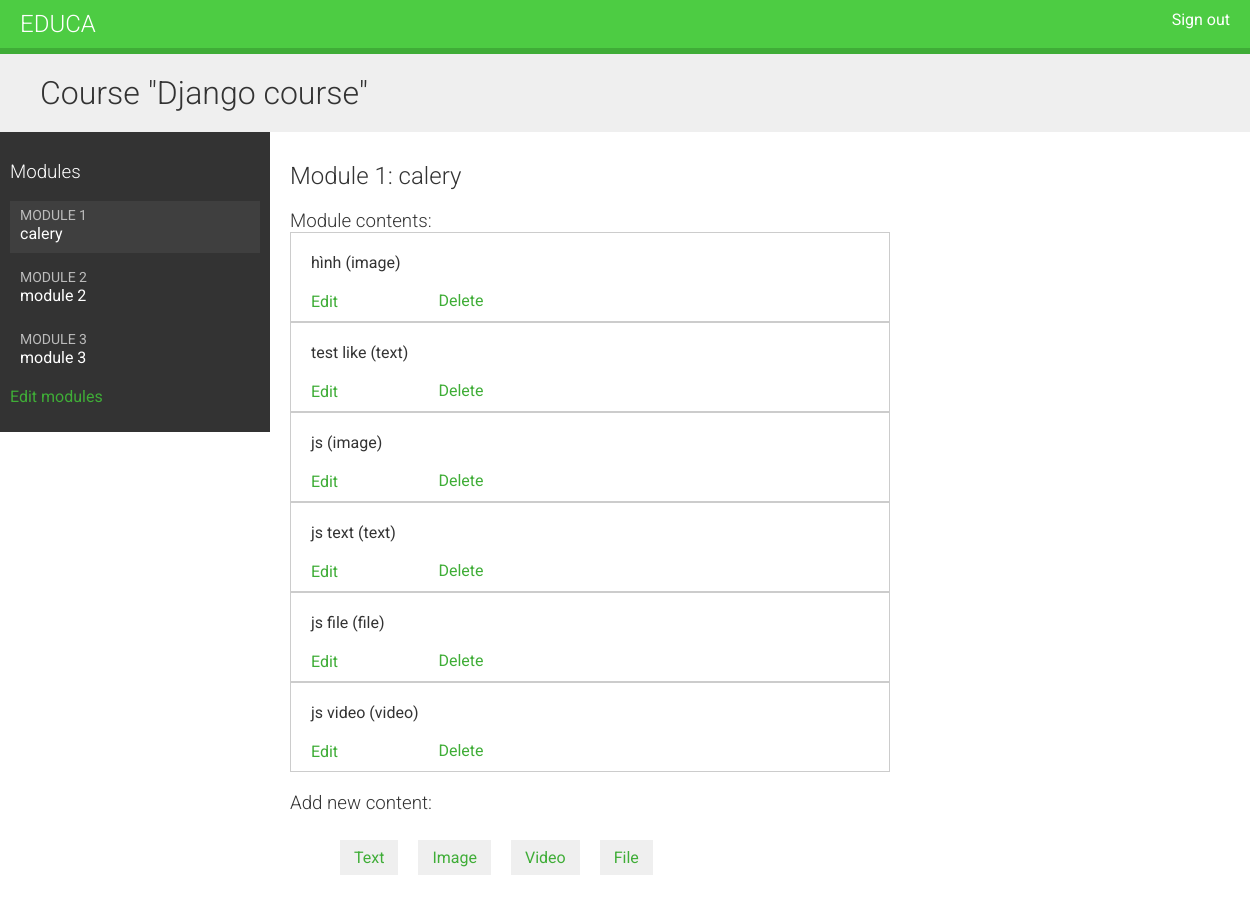
The app's page /course/module/7/ (signed in) with its own data.
### courses/models.py (models this page shows, shortened)
class Course(models.Model):
    owner = models.ForeignKey(User, related_name='courses_created',
                              on_delete=models.CASCADE)
    subject = models.ForeignKey(Subject, related_name='courses',
                                on_delete=models.CASCADE)
    title = models.CharField(max_length=200)
    slug = models.SlugField(max_length=200, unique=True)
    overview = models.TextField()
    created = models.DateTimeField(auto_now_add=True)
    students = models.ManyToManyField(User, related_name='courses_joined',
                                      blank=True)
    class Meta:
        ordering = ['-created']

class Module(models.Model):
    course = models.ForeignKey(Course, related_name='modules',
                               on_delete=models.CASCADE)
    title = models.CharField(max_length=200)
    description = models.TextField(blank=True)
    order = OrderFiled(blank=True, for_fields=['course'])
    class Meta:
        ordering = ['order']

class Content(models.Model):
    module = models.ForeignKey(Module, related_name='contents',
                               on_delete=models.CASCADE)
    content_type = models.ForeignKey(ContentType, on_delete=models.CASCADE,
                                     limit_choices_to={'model__in': ('text',
                                     'video', 'image', 'file')})
    object_id = models.PositiveIntegerField()
    item = GenericForeignKey('content_type', 'object_id')
    order = OrderFiled(blank=True, for_fields=['module'])
    class Meta:
        ordering = ['order']

class ItamBase(models.Model):
    owner = models.ForeignKey(User, related_name='%(class)s_related',
                              on_delete=models.CASCADE)
    title = models.CharField(max_length=200)
    created = models.DateTimeField(auto_now_add=True)
    updated = models.DateTimeField(auto_now=True)
    class Meta:
        abstract = True
    def __str__(self):
        return self.title

class Image(ItamBase):
    file = models.ImageField(upload_to='images')

class Text(ItamBase):
    content = models.TextField()

class File(ItamBase):
    file = models.FileField(upload_to='files')

class Video(ItamBase):
    url = models.URLField()

### courses/views.py (the view)
# urls.py: path('module/<int:module_id>/', views.ModuleContentListViews.as_view(),
class ModuleContentListViews(TemplateResponseMixin, View):
    template_name = 'courses/manage/module/content_list.html'
    def get(self, request, module_id):
        module = get_object_or_404(Module, id=module_id,
                                   course__owner=request.user)
        return self.render_to_response({'module': module})

### courses/templatetags/course.py (called while the page is built)
@register.filter
def model_name(obj):
    try:
        return obj._meta.model_name
    except AttributeError:
        return None

### templates/courses/manage/module/content_list.html (shortened to what this page needs)
{% extends "base.html" %}
{% load course %}
{% block content %}
  {% with course=module.course %}
    <h1>Course "{{ course.title }}"</h1>
    <div class="contents">
      <h3>Modules</h3>
      <ul id="modules">
        {% for m in course.modules.all %}
          <li data-id="{{ m.id }}" {% if m == module %}
           class="selected"{% endif %}>
            <a href="{% url 'module_content_list' m.id %}">
              <span>
                Module <span class="order">{{ m.order|add:1 }}</span>
              </span>
              <br>
              {{ m.title }}
            </a>
          </li>
        {% empty %}
          <li>No modules yet.</li>
        {% endfor %}
      </ul>
      <p> <a href="{% url 'course_module_update' course.id %}">Edit modules</a></p>
    </div>
    <div class="module">
      <h2>Module {{ module.order|add:1 }}: {{ module.title }}</h2>
      <h3>Module contents:</h3>
      <div id="module-contents">
        {% for content in module.contents.all %}
          <div data-id="{{ content.id }}">
            {% with item=content.item %}
              <p>{{ item }} ({{ item|model_name }})</p>
              <a href="{% url 'module_content_update' module.id item|model_name item.id %}">
                Edit
              </a>
              <form action="{% url 'module_content_delete' content.id %}" method="post">
                <input type="submit" value="Delete">
              </form>
            {% endwith %}
          </div>
        {% empty %}
          <p>This module has no contents yet.</p>
        {% endfor %}
      </div>
      <h3>Add new content:</h3>
      <ul class="content-types">
        <li><a href="{% url 'module_content_create' module.id 'text' %}">
        Text</a></li>
        <li><a href="{% url 'module_content_create' module.id 'image' %}">
        Image</a></li>
        <li><a href="{% url 'module_content_create' module.id 'video' %}">
        Video</a></li>
        <li><a href="{% url 'module_content_create' module.id 'file' %}">
        File</a></li>
      </ul>
    </div>
  {% endwith %}
{% endblock %}

### static/css/base.css (style rules this page uses)
body { margin:0; font-family:'Roboto', sans-serif; font-weight:400; color:#333; }
a { color:#3fad37; text-decoration:none; }
ul { float:left; }
h1, h2, h3, h4, h5, h6 { font-family:'Roboto', sans-serif; font-weight:300; }
h1 { background:#efefef; width:100%; overflow:auto; padding:20px 0 20px 40px; margin:0; }
.module { padding:10px 20px; float:left; width:600px; }
.module h3 { margin:20px 0 0; padding:0; width:100%; }
.module p { margin:10px 0 20px; width:100%; float:left; }
.contents { width:20%; padding:10px; float:left; background:#333; color: #fff; font-family:'Roboto', sans-serif; }
.contents ul { list-style:none; margin:0; padding:0; width:100%; }
.contents ul li { margin:0 0 10px 0; padding:4px 10px 10px; overflow:auto; cursor:move; }
.contents ul li.selected { background:#3f3f3f; }
.contents ul span { text-transform:uppercase; color:#bbb; font-size:14px; }
.contents ul a { display:block; color:#fff; text-decoration:none; }
ul.content-types li { list-style:none; float:left; margin:10px; background:#efefef; padding:8px 14px; }
input, select, textarea { border:1px solid #ccc; border-bottom:3px solid #ccc; padding:8px 12px; font-size:16px; font-family:'Roboto', sans-serif; float:left; clear:both; width:300px; }
input[type=submit], a.button { border-radius:5px; background:#4dcc43; color:#fff; font-size:16px; text-transform:uppercase; border:none; padding:10px 20px; margin:20px 0; }
#module-contents div { padding:10px 20px; border:1px solid #ccc; background:#fff }
#module-contents form { margin:0; padding:0; }
#module-contents input[type=submit] { color:#3fad37; background:none; margin:-20px 0 0; padding:0; float:left; text-transform:none; }

### records on screen
Course: title "Django course"
Module: order|add "1", title "calery"
Module: order|add "2", title "module 2"
Module: order|add "3", title "module 3"
Content: item "hình", item|model_name "image"
Content: item "test like", item|model_name "text"
Content: item "js", item|model_name "image"
Content: item "js text", item|model_name "text"
Content: item "js file", item|model_name "file"
Content: item "js video", item|model_name "video"
